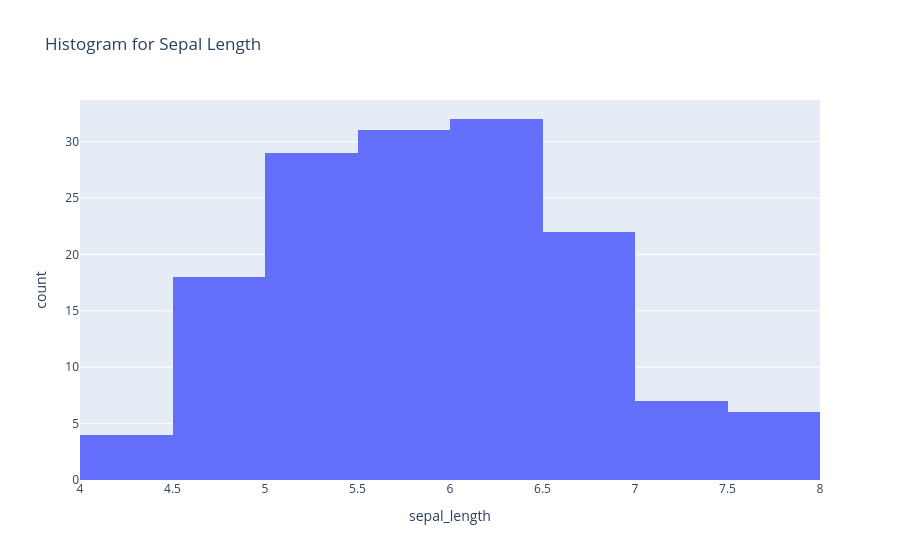

This figure's notebook cell:
### Markdown cell above
A **histogram** is commonly used to graph frequency distributions. It is similar to a bar chart, but the height of each bar shows the frequency (count) within each range.

### Code cell
"""
Create a density histogram of sepal length for the flowers dataset
"""
px.histogram(dataset, title = "Histogram for Sepal Length", x = 'sepal_length')

### Figure 1 — Plotly figure (JSON) as saved in the notebook; plotly's stock layout.template omitted (floating-point values rounded to 4 significant figures; data arrays with more than 128 entries replaced by an {"elided": "..."} marker saying what was removed)
{"data": [{"bingroup": "x", "hovertemplate": "sepal_length=%{x}<br>count=%{y}<extra></extra>", "legendgroup": "", "marker": {"color": "#636efa", "pattern": {"shape": ""}}, "name": "", "orientation": "v", "showlegend": false, "type": "histogram", "x": {"elided": "149 float values"}, "xaxis": "x", "yaxis": "y"}], "layout": {"barmode": "relative", "legend": {"tracegroupgap": 0}, "title": {"text": "Histogram for Sepal Length"}, "xaxis": {"anchor": "y", "domain": [0, 1], "title": {"text": "sepal_length"}}, "yaxis": {"anchor": "x", "domain": [0, 1], "title": {"text": "count"}}}}
